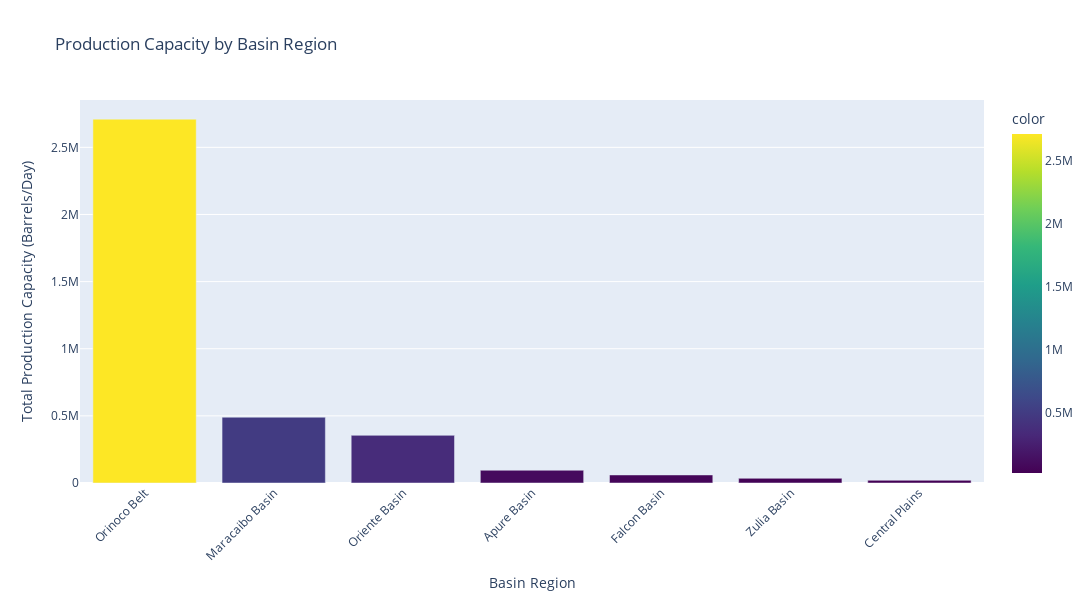

Notebook code cell kept with this figure:
### Markdown cell above
Grouping by Basin to see which region is carrying the heavy lifting for the country.

### Code cell
import plotly.express as px

# We use the index (Basin names) and values (Production sums) from your basin_distribution
fig_basin = px.bar(
    x=basin_distribution.index, 
    y=basin_distribution.values,
    width=1200,   # Increased width
    height=600,   # Increased height
    color=basin_distribution.values,
    color_continuous_scale='Viridis',
    title='Production Capacity by Basin Region',
    labels={'x': 'Basin Region', 'y': 'Total Production Capacity (Barrels/Day)'}
)

# Customizing hover and layout
fig_basin.update_traces(
    hovertemplate='<b>Basin:</b> %{x}<br><b>Capacity:</b> %{y:,.0f} bbl/day'
)

# Prevents long labels from overlapping
fig_basin.update_layout(xaxis_tickangle=-45)

fig_basin.show()

### Figure 1 — Plotly figure (JSON) as saved in the notebook; plotly's stock layout.template omitted (floating-point values rounded to 4 significant figures)
{"data": [{"hovertemplate": "<b>Basin:</b> %{x}<br><b>Capacity:</b> %{y:,.0f} bbl/day", "legendgroup": "", "marker": {"color": [2710000, 490000, 355000, 95000, 60000, 35000, 20000], "coloraxis": "coloraxis", "pattern": {"shape": ""}}, "name": "", "orientation": "v", "showlegend": false, "textposition": "auto", "type": "bar", "x": ["Orinoco Belt", "Maracaibo Basin", "Oriente Basin", "Apure Basin", "Falcon Basin", "Zulia Basin", "Central Plains"], "xaxis": "x", "y": [2710000, 490000, 355000, 95000, 60000, 35000, 20000], "yaxis": "y"}], "layout": {"barmode": "relative", "coloraxis": {"colorbar": {"title": {"text": "color"}}, "colorscale": [[0, "#440154"], [0.1111, "#482878"], [0.2222, "#3e4989"], [0.3333, "#31688e"], [0.4444, "#26828e"], [0.5556, "#1f9e89"], [0.6667, "#35b779"], [0.7778, "#6ece58"], [0.8889, "#b5de2b"], [1, "#fde725"]]}, "height": 600, "legend": {"tracegroupgap": 0}, "title": {"text": "Production Capacity by Basin Region"}, "width": 1200, "xaxis": {"anchor": "y", "domain": [0, 1], "tickangle": -45, "title": {"text": "Basin Region"}}, "yaxis": {"anchor": "x", "domain": [0, 1], "title": {"text": "Total Production Capacity (Barrels/Day)"}}}}
